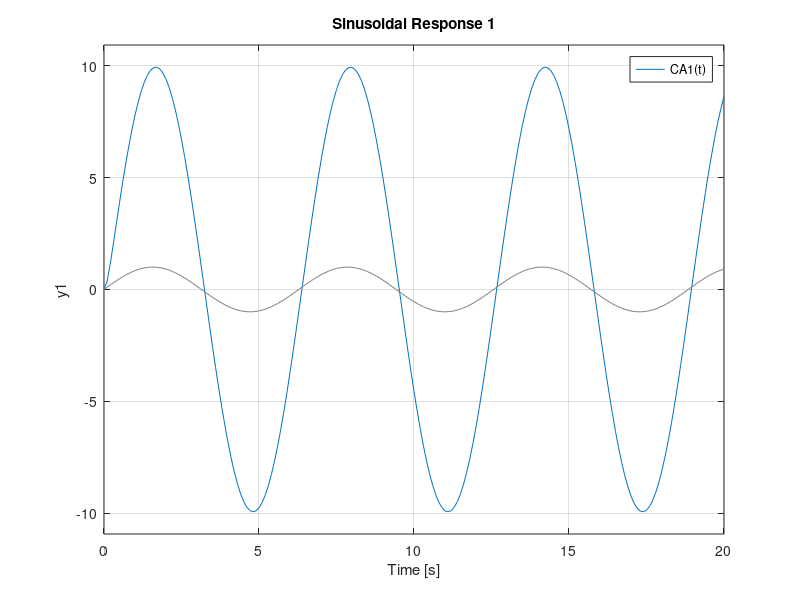
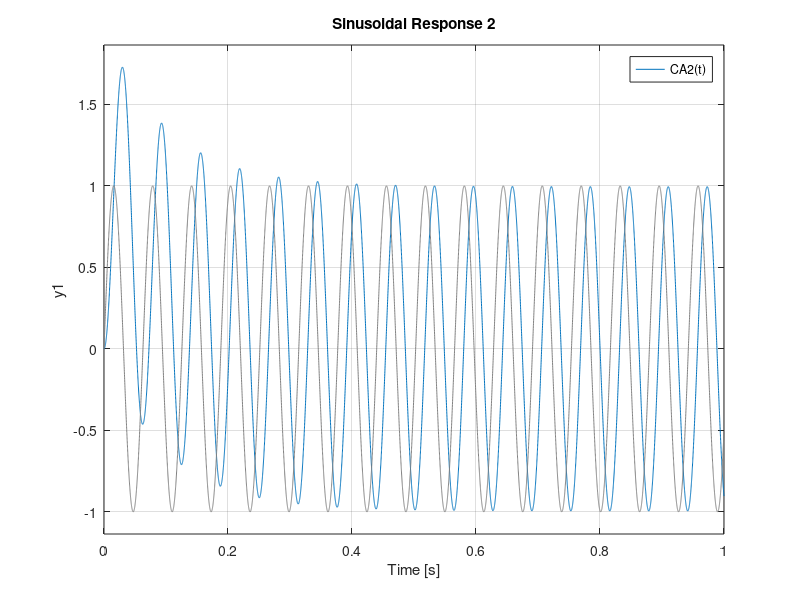
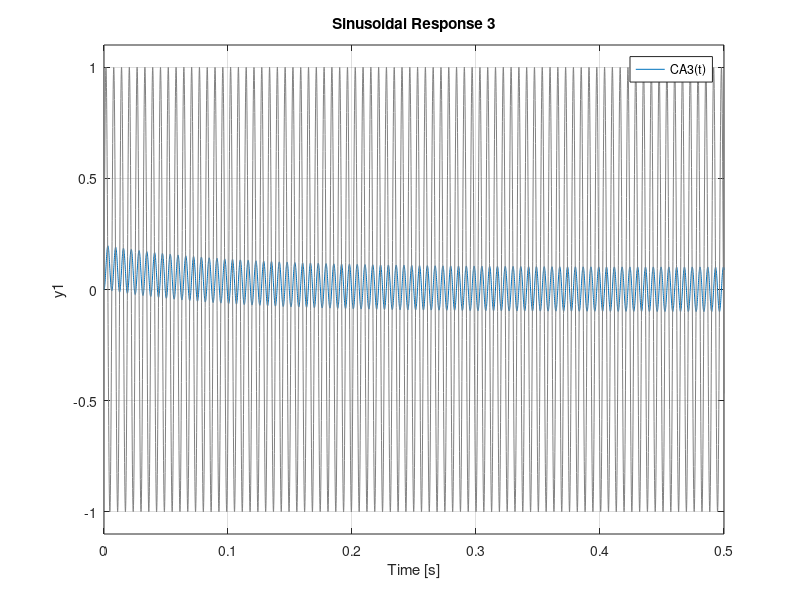

Here is the MATLAB script that generated these plots, in order:
% Control Theory
% 19/06/2020
% Nico Antonelli

% --- Frecuency Response ---


% Time Examples
t1 = [0:0.1:20];
t2 = [0:0.0001:1];
t3 = [0:0.0001:0.5];

% Sinusoidal Function Examples
x1 = 1 * sin(t1);
x2 = 1 * sin(100 * t2);
x3 = 1 * sin(1000 * t3);

% TF Definition
num = [100];
den = [1, 10];
GA = tf(num, den);

% Response Example 1
lsim(GA, x1, t1); % lsim: For a non-default MatLab input (like Sin)
title('Sinusoidal Response 1');
legend('CA1(t)');

% Response Example 2
figure(2);
lsim(GA, x2, t2);
title('Sinusoidal Response 2');
legend('CA2(t)');

% Response Example 3
figure(3);
lsim(GA, x3, t3);
title('Sinusoidal Response 3');
legend('CA3(t)');
